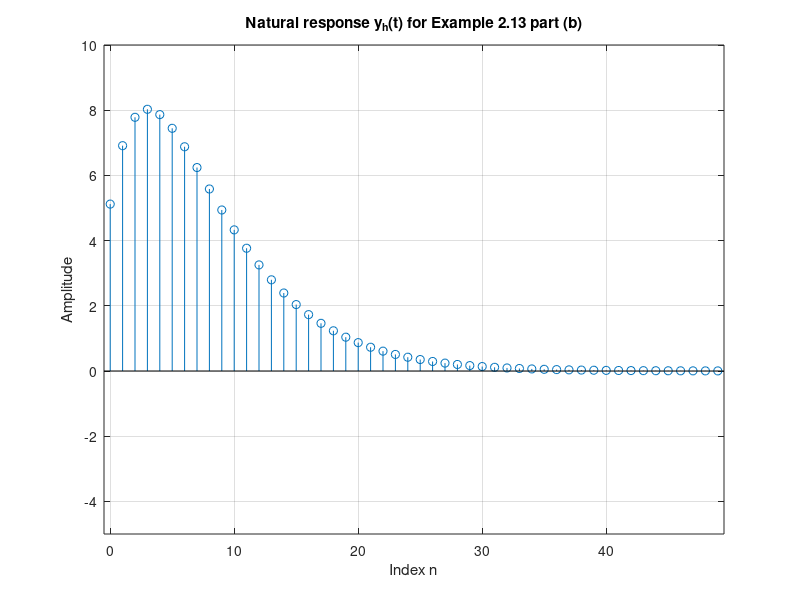

This chart was generated by the following MATLAB code:
% Script: exdt_2_13b.m
% Set parameters
c1 = 5.12;
c2 = 3.52;
n = [0:49];   % Vector of sample indices
% Compute the natural response.
yh = c1*((0.8).^n)+c2*n.*((0.8).^n);
% Graph the natural response
stem(n,yh); grid;
axis([-0.5,49.5,-5,10]);
title('Natural response y_h(t) for Example 2.13 part (b)');
xlabel('Index n');
ylabel('Amplitude');
